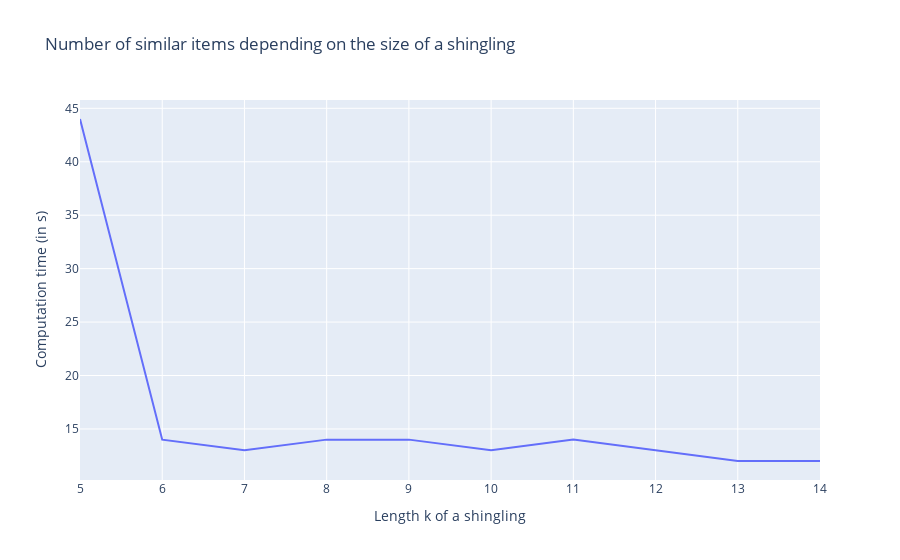

Notebook source saved alongside this figure:
### Code cell
go.Figure(data=[go.Scatter(x=df_result.index,y=df_result["Estimation of  similar items"], mode="lines", hovertemplate='k = %{x}<br>Number = %{y}<extra></extra>')],
         layout={'xaxis_title':"Length k of a shingling",
                 'yaxis_title':"Computation time (in s)",
                 'title':"Number of similar items depending on the size of a shingling"})

### Figure 1 — Plotly figure (JSON) as saved in the notebook; plotly's stock layout.template omitted (floating-point values rounded to 4 significant figures)
{"data": [{"hovertemplate": "k = %{x}<br>Number = %{y}<extra></extra>", "mode": "lines", "type": "scatter", "x": [5, 6, 7, 8, 9, 10, 11, 12, 13, 14], "y": [44, 14, 13, 14, 14, 13, 14, 13, 12, 12]}], "layout": {"title": {"text": "Number of similar items depending on the size of a shingling"}, "xaxis": {"title": {"text": "Length k of a shingling"}}, "yaxis": {"title": {"text": "Computation time (in s)"}}}}
